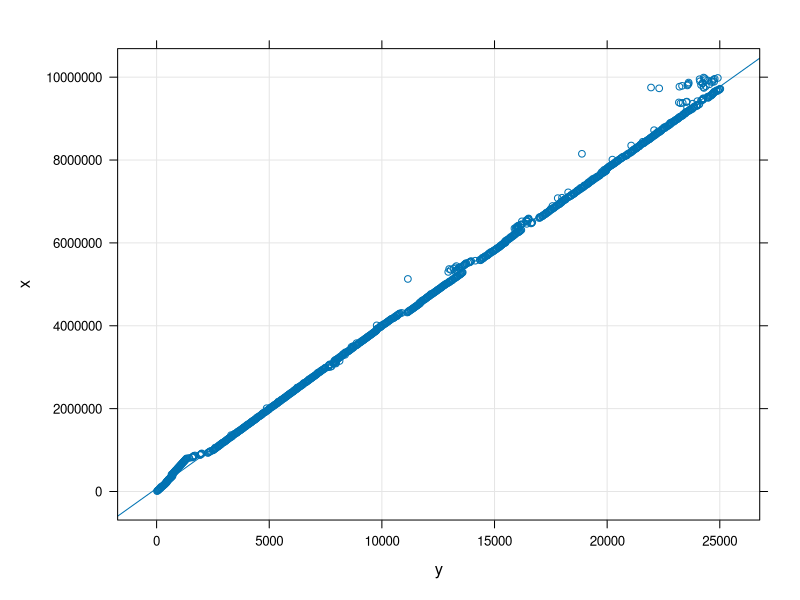

Reproduce this figure in R.
#!/usr/bin/env Rscript
library(lattice)

mydata = read.delim("./hypercall/hypercount.dat", sep=",")
x <- as.vector(mydata$duration)
y <- as.vector(mydata$hypercalls)

str(mydata)

xyplot(x~y, data=mydata, grid = TRUE, type = c("p", "r"))
